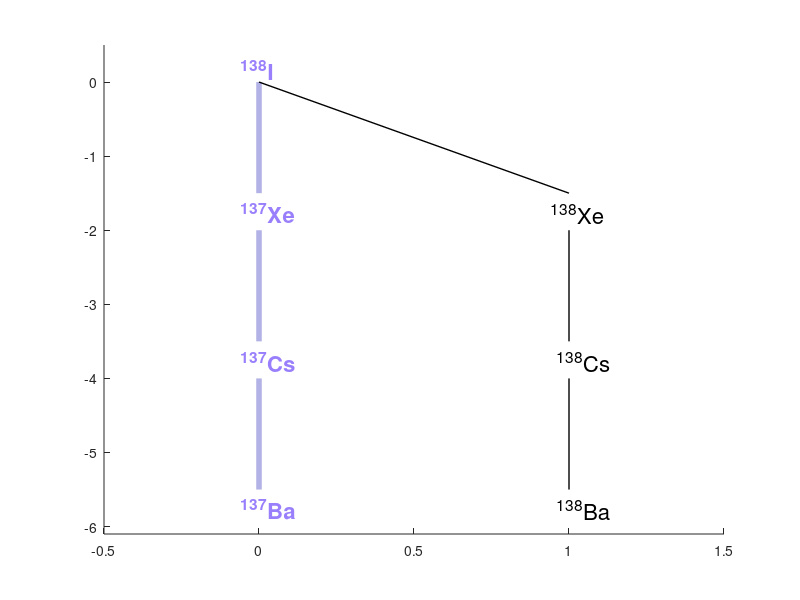

The MATLAB source for this figure:
lg=2;
tpnt=[0 0];
bpnt=[0 -lg];

yek2=figure(2);
set(yek2,'Name','Iodine 138 Probabilistic Decay Chart','NumberTitle','off')
axis([-0.5 1.5 -6.1 0.5]);
hold on;

plot([tpnt(1) bpnt(1)], ...
    [tpnt(2) 0.75*bpnt(2)], ...
    'k','LineWidth', 4, 'Color', [0.7 0.7 0.9]);
plot([tpnt(1) bpnt(1)], ...
    [bpnt(2) 1.75*bpnt(2)], ...
    'k','LineWidth', 4, 'Color', [0.7 0.7 0.9]);
plot([tpnt(1) bpnt(1)], ...
    [2*bpnt(2) 2.75*bpnt(2)], ...
    'k','LineWidth', 4, 'Color', [0.7 0.7 0.9]);
plot([tpnt(1) -0.5*(bpnt(2))], ...
    [tpnt(2) 0.75*bpnt(2)], ...
    'k','LineWidth', 1);
plot([-0.5*(bpnt(2)) -0.5*(bpnt(2))], ...
    [bpnt(2) 1.75*bpnt(2)], ...
    'k','LineWidth', 1);
plot([-0.5*(bpnt(2)) -0.5*(bpnt(2))], ...
    [2*bpnt(2) 2.75*bpnt(2)], ...
    'k','LineWidth', 1);
hold off;

text((-0.06+tpnt(1)),(0.18+tpnt(2)),'^{138}I','FontSize',16, ...
    'FontWeight','bold','Color', [0.6 0.5 0.99]);
text((-0.06+tpnt(1)),(0.25+bpnt(2)),'^{137}Xe','FontSize',16, ...
    'FontWeight','bold','Color', [0.6 0.5 0.99]);
text((-0.06+tpnt(1)),2.15*(0.25+bpnt(2)),'^{137}Cs','FontSize',16, ...
    'FontWeight','bold','Color', [0.6 0.5 0.99]);
text((-0.06+tpnt(1)),3.29*(0.25+bpnt(2)),'^{137}Ba','FontSize',16, ...
    'FontWeight','bold','Color', [0.6 0.5 0.99]);
text((0.94+tpnt(1)),(0.23+bpnt(2)),'^{138}Xe','FontSize',16);
text((0.96+tpnt(1)),2.15*(0.25+bpnt(2)),'^{138}Cs','FontSize',16);
text((0.96+tpnt(1)),3.29*(0.25+bpnt(2)),'^{138}Ba','FontSize',16);
